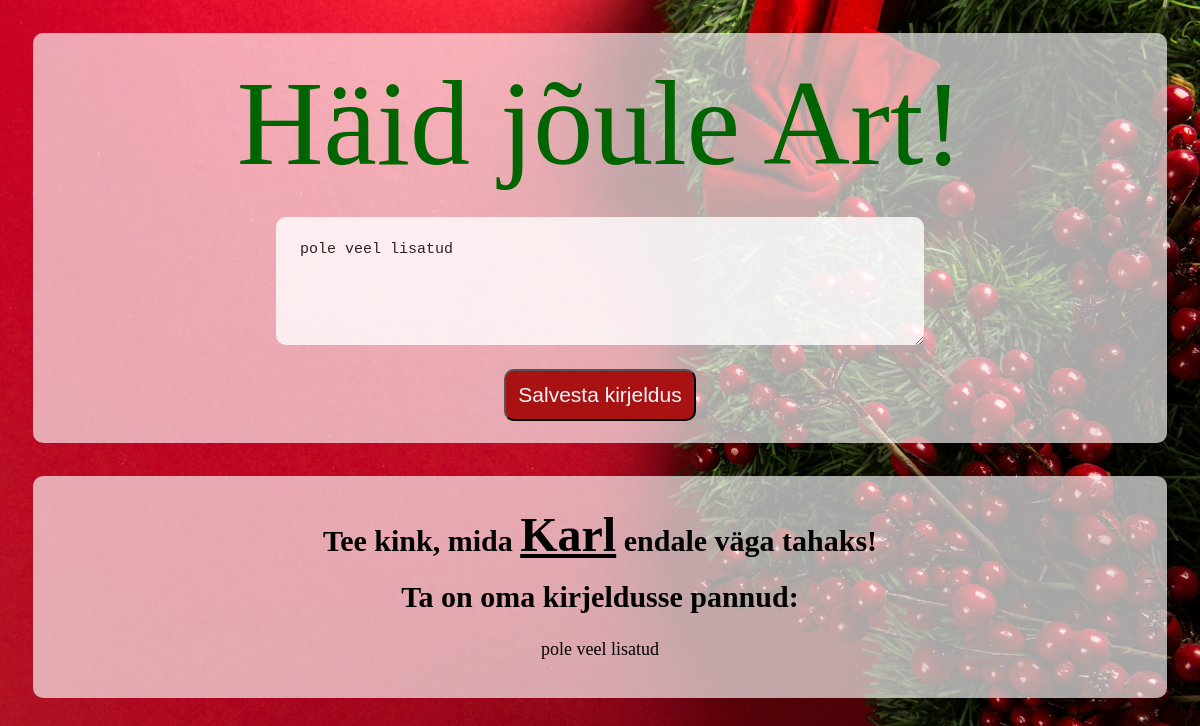
/687c0a13-c34c, run on an earlier commit of the app's database.
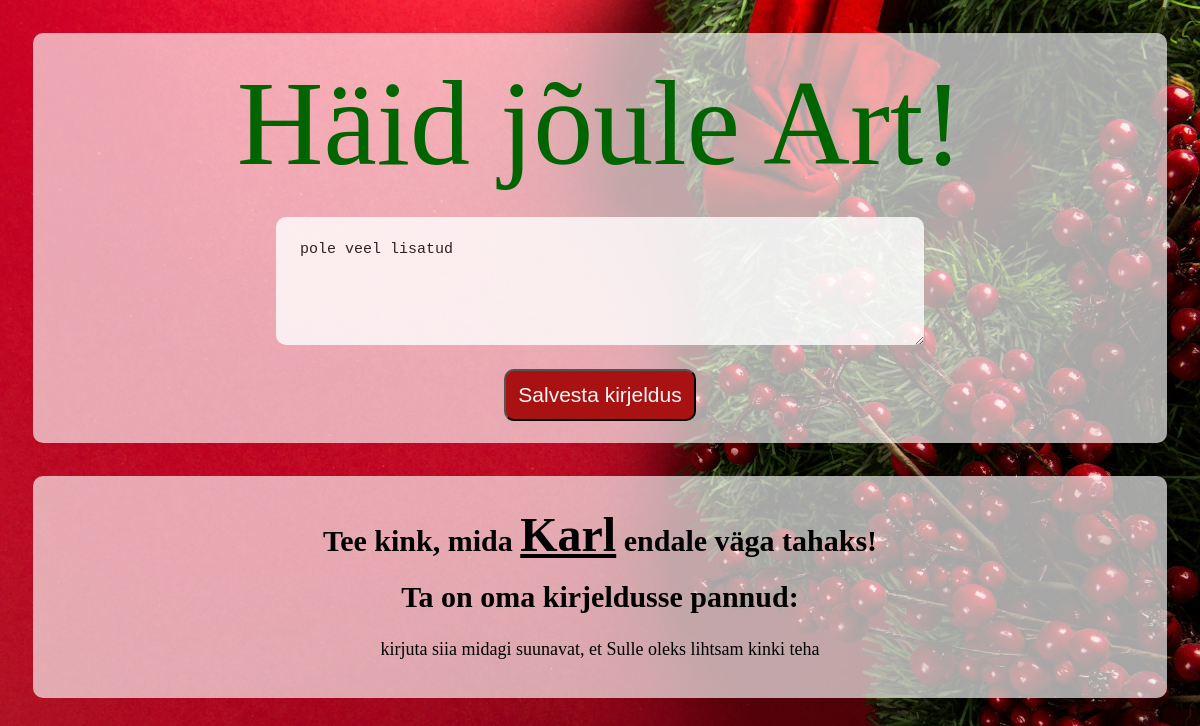
And on a later commit of the database.
### models.py (models this page shows)
class UserView (db.Model):
    id = db.Column(db.String(13), primary_key=True, default=gen_short_uuid)
    user = db.Column(db.String(MAX_NAME_LENGTH))
    user_description = db.Column(db.String(100), default="kirjuta siia midagi suunavat, et Sulle oleks lihtsam kinki teha")
    target_id = db.Column(db.String(13), db.ForeignKey('user_view.id'))
    target = db.relationship('UserView',
                           uselist=False,
                           remote_side=[id],
                           foreign_keys=[target_id])

### main.py (the view)
@app.route("/<user_id>", methods=['GET', 'POST'])
def user_route(user_id):
    user = db.session.query(UserView).filter_by(id=user_id).first()
    if not user:
        abort(404)
    if request.method == "POST":
        text = request.form.get("description")
        update_own_description(user, text)
    return render_template("user.html", user=user)

### templates/user.html (shortened to what this page needs)
<!DOCTYPE html>
<html lang="en">
<head>
    <link rel="stylesheet" href="{{ url_for('static', filename='/main.css') }}">
</head>
<body>
    <div class="user">
        <h1 class="christmasy"> Häid jõule {{ user.user }}!</h1>
        <form method="POST" class="user">
            <textarea name="description">{{ user.user_description }}</textarea>
            <button type="submit">Salvesta kirjeldus</button>
        </form>
    </div>
    <div class="user">
        <h2>Tee kink, mida <span class="target">{{ user.target.user }}</span> endale väga tahaks!</h2>
        <h2>Ta on oma kirjeldusse pannud:</h2>
        <p>{{ user.target.user_description }}</p>
    </div>
</body>
</html>

What changed in the data, as far as the page shows it:
changed UserView "Karl": target.user_description "pole veel lisatud" → "kirjuta siia midagi suunavat, et Sulle oleks lihtsam kinki teha"
